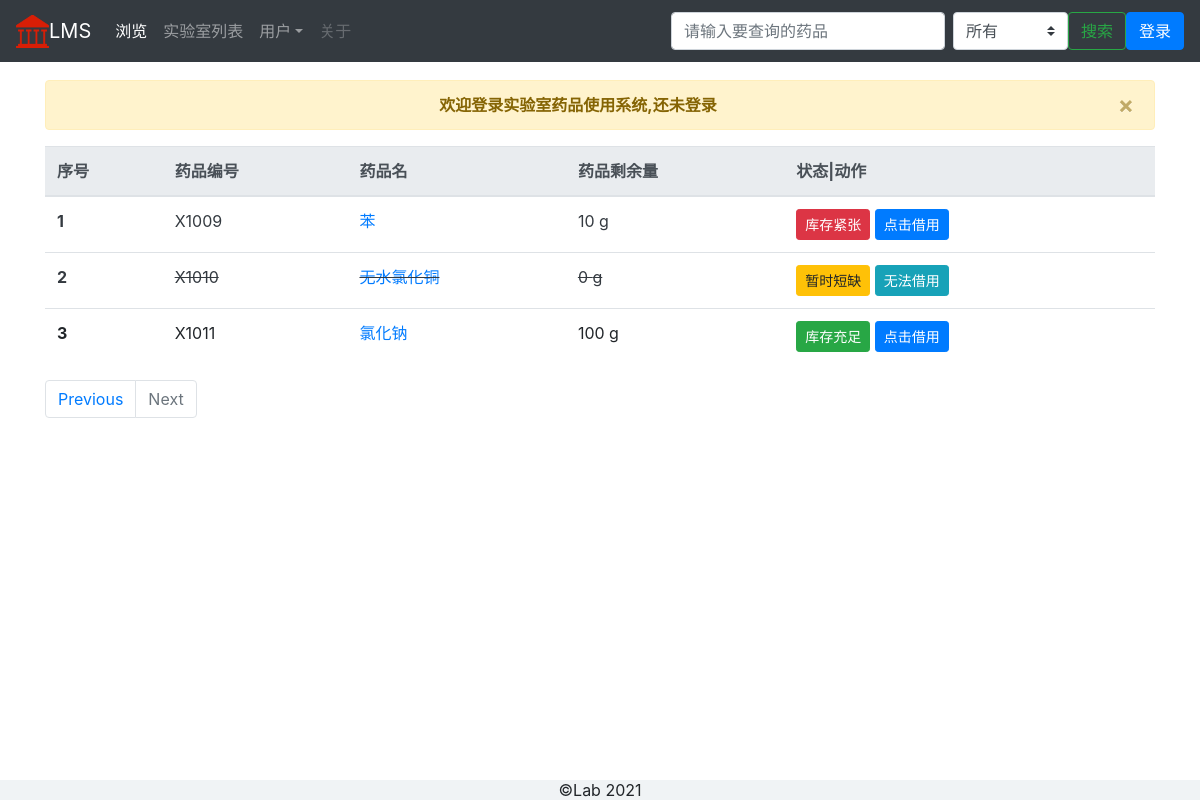
The app's page /index?page=2 with its own data.
### lms/models.py (models this page shows, shortened)
class Medicine(models.Model):
    class Meta:
        verbose_name = '药品列表'
        verbose_name_plural = verbose_name
        ordering = ('number',)
    number = models.CharField('药品编号', max_length=13, unique=True)
    name = models.CharField('药品名', max_length=200)
    detail = models.TextField('药品信息', max_length=2000, blank=True)
    nowtotal = models.IntegerField('药品剩余量', default=0)
    usedtotal = models.IntegerField('药品用量', default=0)
    riskfactor = models.IntegerField('风险因子', default=0)

### lms/views.py (the view)
# urls.py: path('index', views.index, name='lms_index'),
def index(request):
    if request.method == 'GET':
        MedicineList = Medicine.objects.all()
        LabList = Lab.objects.all()
        paginator = Paginator(MedicineList, 8)
        page = request.GET.get('page')
        medicineList = paginator.get_page(page)
        content = {
            'medicineList': medicineList,
            'LabList': LabList,
            'currentUser': request.user,
        }
        return render(request, 'lms/index.html', content)

### lms/templates/lms/index.html (shortened to what this page needs)
<!DOCTYPE html>
{% extends 'lms/base.html' %}
{% load static %}
{% block css %}
    {% static 'lms/css/index.css' %}
{% endblock %}
{% block indexHighlight %}
    active
{% endblock %}
{% block main_block %}
    <div class="alert alert-warning alert-dismissible fade show" role="alert">
        {% if successInfo %}
            <div class="text-center welcomeSlogan"><strong>{{ successInfo }}</strong></div>
        {% elif failedInfo %}
            <div class="text-center welcomeSlogan"><strong>{{ failedInfo }}</strong></div>
        {% elif user.is_authenticated %}
            <div class="text-center welcomeSlogan">
                <strong>欢迎登录实验室药品使用系统,下面是药品信息</strong>
            </div>
        {% else %}
            <div class="text-center welcomeSlogan"><strong>欢迎登录实验室药品使用系统,还未登录</strong></div>
        {% endif %}
        <button type="button" class="close" data-dismiss="alert" aria-label="Close">
            <span aria-hidden="true">&times;</span>
        </button>
    </div>
    <div id="table-responsive">
        <table class="table table-hover">
            <thead class="thead-light">
            <tr>
                <th scope="col">序号</th>
                <th scope="col">药品编号</th>
                <th scope="col">药品名</th>
                <th scope="col">药品剩余量</th>
                <th scope="col">状态|动作</th>
            </tr>
            </thead>
            <tbody class="no_underline">
            {% for medicine in medicineList %}
                {% if medicine.nowtotal == 0 %}
                    <tr class="table">
                        <th class="text-dark" scope="row">{{ forloop.counter }}</th>
                        <td class="text-dark" id="line_through">{{ medicine.number }}</td>
                        <td class="text-dark" id="line_through">
                            <a href="{% url 'lms:medicineDetail' medicine.id %}">{{ medicine.name }}</a>
                        </td>
                        <td class="text-dark" id="line_through">{{ medicine.nowtotal }} g</td>
                        <td>
                            <button type="button" class="btn btn-warning btn-sm">暂时短缺</button>
                            <button type="button" class="btn btn-info btn-sm">无法借用
                            </button>
                        </td>
                    </tr>
                {% elif medicine.nowtotal <= 50 %}
                    <tr class="table">
                        <th class="text-dark" scope="row">{{ forloop.counter }}</th>
                        <td class="text-dark">{{ medicine.number }}</td>
                        <td class="text-dark">
                            <a href="{% url 'lms:medicineDetail' medicine.id %}">{{ medicine.name }}</a>
                        </td>
                        <td class="text-dark">{{ medicine.nowtotal }} g</td>
                        <td>
                            <button type="button" class="btn btn-danger btn-sm">库存紧张</button>
                            <button type="button" class="btn btn-primary btn-sm" data-toggle="modal"
                                    data-target="#myModal{{ medicine.id }}" id="addStudent">点击借用
                            </button>
                        </td>
                    </tr>
                {% else %}
                    <tr class="table">
                        <th class="text" scope="row">{{ forloop.counter }}</th>
                        <td class="text">{{ medicine.number }}</td>
                        <td class="text">
                            <a href="{% url 'lms:medicineDetail' medicine.id %}">{{ medicine.name }}</a>
                        </td>
                        <td class="text">{{ medicine.nowtotal }} g</td>
                        <td>
                            <button type="button" class="btn btn-success btn-sm">库存充足
                            </button>
                            <button type="button" class="btn btn-primary btn-sm" data-toggle="modal"
                                    data-target="#myModal{{ medicine.id }}" id="addStudent">点击借用
                            </button>
                        </td>
                    </tr>
                {% endif %}
            {% endfor %}
            </tbody>
        </table>
    </div>
    <div id="pages">
        <nav>
            <ul class="pagination">
                {% if medicineList.has_previous %}
                    <li class="page-item">
                        <a class="page-link" href="?page={{ medicineList.previous_page_number }}">Previous</a>
                    </li>
                {% else %}
                    <li class="page-item disabled"><span class="page-link">Previous</span></li>
                {% endif %}
                {% if medicineList.has_next %}
                    <li class="page-item"><a class="page-link"
                                             href="?page={{ medicineList.next_page_number }}">Next</a></li>
                {% else %}
                    <li class="page-item disabled"><span class="page-link">Next</span></li>
                {% endif %}
            </ul>
        </nav>
    </div>
{% endblock %}

### lms/static/lms/css/base.css (style rules this page uses)
.welcomeSlogan { width: 80%; margin: auto; }
html { position: relative; min-height: 100%; }
body { padding-top: 5rem; margin-bottom: 10px; }

### lms/static/lms/css/index.css (style rules this page uses)
#line_through { text-decoration: line-through; }

### records on screen
Medicine: number "X1009", name "苯", nowtotal "10"
Medicine: number "X1010", name "无水氯化铜", nowtotal "0"
Medicine: number "X1011", name "氯化钠", nowtotal "100"
